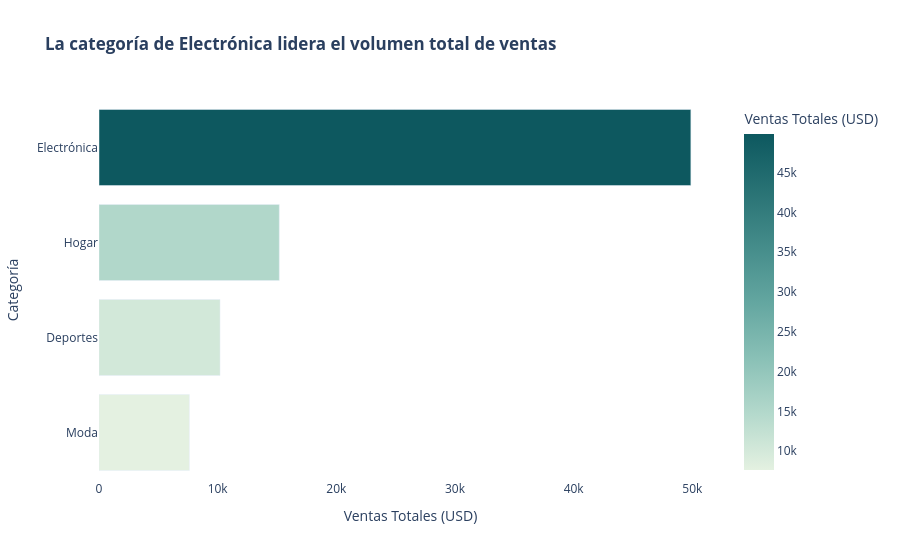

Notebook code for this chart:
### Markdown cell above
Esta visualización tiene el proposito de comparar las magnitudes mediante un gráfico de barras. 
De esta manera se podra comparar el volumen total de ventas por categoría de producto para identificar el motor económico del negocio.

### Code cell
# grafico 1
# -------------------------------------------------------------------------------

# agrupacion de datos y ordenamiento
df_ventas = df.groupby(_Categoria_Producto_)[_Monto_Venta_USD_].sum().reset_index().sort_values(_Monto_Venta_USD_, ascending=True)

# titulo y legendas
title = '<b>La categoría de Electrónica lidera el volumen total de ventas</b>'
labels = {
       _Monto_Venta_USD_: 'Ventas Totales (USD)', 
       _Categoria_Producto_: 'Categoría'}

# definimos la grafica
fig1 = px.bar(df_ventas, 
             x=_Monto_Venta_USD_, 
             y=_Categoria_Producto_,
             orientation='h',
             title=title,
             labels=labels,
             color=_Monto_Venta_USD_,
             color_continuous_scale='Mint')

# se establece el color de fondo del layout
fig1.update_layout(showlegend=False, plot_bgcolor=_color_white)
fig1.show()

### Figure 1 — Plotly figure (JSON) as saved in the notebook; plotly's stock layout.template omitted (floating-point values rounded to 4 significant figures)
{"data": [{"hovertemplate": "Ventas Totales (USD)=%{marker.color}<br>Categoría=%{y}<extra></extra>", "legendgroup": "", "marker": {"color": [7617.0, 10200.0, 15190.0, 49880.0], "coloraxis": "coloraxis", "pattern": {"shape": ""}}, "name": "", "orientation": "h", "showlegend": false, "textposition": "auto", "type": "bar", "x": [7617.0, 10200.0, 15190.0, 49880.0], "xaxis": "x", "y": ["Moda", "Deportes", "Hogar", "Electrónica"], "yaxis": "y"}], "layout": {"barmode": "relative", "coloraxis": {"colorbar": {"title": {"text": "Ventas Totales (USD)"}}, "colorscale": [[0, "rgb(228, 241, 225)"], [0.1667, "rgb(180, 217, 204)"], [0.3333, "rgb(137, 192, 182)"], [0.5, "rgb(99, 166, 160)"], [0.6667, "rgb(68, 140, 138)"], [0.8333, "rgb(40, 114, 116)"], [1, "rgb(13, 88, 95)"]]}, "legend": {"tracegroupgap": 0}, "plot_bgcolor": "#ffffff", "showlegend": false, "title": {"text": "<b>La categoría de Electrónica lidera el volumen total de ventas</b>"}, "xaxis": {"anchor": "y", "domain": [0, 1], "title": {"text": "Ventas Totales (USD)"}}, "yaxis": {"anchor": "x", "domain": [0, 1], "title": {"text": "Categoría"}}}}
